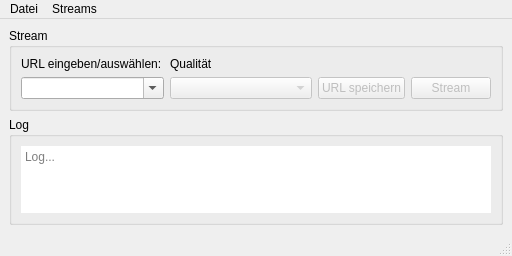
<?xml version="1.0" encoding="UTF-8"?>
<ui version="4.0">
 <class>MainWindow</class>
 <widget class="QMainWindow" name="MainWindow">
  <property name="geometry">
   <rect>
    <x>0</x>
    <y>0</y>
    <width>512</width>
    <height>256</height>
   </rect>
  </property>
  <property name="minimumSize">
   <size>
    <width>512</width>
    <height>256</height>
   </size>
  </property>
  <property name="windowTitle">
   <string>Livestreamer - kadse GUI</string>
  </property>
  <widget class="QWidget" name="centralwidget">
   <layout class="QGridLayout" name="gridLayout_2">
    <item row="1" column="0">
     <widget class="QGroupBox" name="groupBox">
      <property name="title">
       <string>Log</string>
      </property>
      <layout class="QVBoxLayout" name="verticalLayout">
       <item>
        <widget class="QTextEdit" name="logTextEdit">
         <property name="toolTip">
          <string>&lt;html&gt;&lt;head/&gt;&lt;body&gt;&lt;p&gt;Hier werden die Meldungen, die Livestreamer ausgibt, eingetragen.&lt;/p&gt;&lt;/body&gt;&lt;/html&gt;</string>
         </property>
         <property name="frameShape">
          <enum>QFrame::NoFrame</enum>
         </property>
         <property name="frameShadow">
          <enum>QFrame::Plain</enum>
         </property>
         <property name="undoRedoEnabled">
          <bool>false</bool>
         </property>
         <property name="readOnly">
          <bool>true</bool>
         </property>
         <property name="placeholderText">
          <string>Log...</string>
         </property>
        </widget>
       </item>
      </layout>
     </widget>
    </item>
    <item row="0" column="0">
     <widget class="QGroupBox" name="groupBox_2">
      <property name="title">
       <string>Stream</string>
      </property>
      <layout class="QVBoxLayout" name="verticalLayout_2">
       <item>
        <layout class="QGridLayout" name="gridLayout">
         <item row="5" column="0">
          <widget class="QComboBox" name="streamComboBox">
           <property name="toolTip">
            <string>URL auswählen oder eintragen und dann Enter drücken.</string>
           </property>
           <property name="editable">
            <bool>true</bool>
           </property>
           <property name="insertPolicy">
            <enum>QComboBox::NoInsert</enum>
           </property>
          </widget>
         </item>
         <item row="0" column="1">
          <widget class="QLabel" name="label_2">
           <property name="text">
            <string>Qualität</string>
           </property>
          </widget>
         </item>
         <item row="0" column="0">
          <widget class="QLabel" name="label">
           <property name="text">
            <string>URL eingeben/auswählen:</string>
           </property>
          </widget>
         </item>
         <item row="5" column="1">
          <widget class="QComboBox" name="qualityComboBox">
           <property name="enabled">
            <bool>false</bool>
           </property>
           <property name="toolTip">
            <string>Gewünschte Qualität auswählen.</string>
           </property>
          </widget>
         </item>
         <item row="5" column="2">
          <layout class="QHBoxLayout" name="horizontalLayout_2">
           <item>
            <widget class="QPushButton" name="saveUrlPushButton">
             <property name="enabled">
              <bool>false</bool>
             </property>
             <property name="toolTip">
              <string>&lt;html&gt;&lt;head/&gt;&lt;body&gt;&lt;p&gt;URL abspeichern, um sie später in der Liste auswählen zu können, anstatt sie erneut eintragen zu müssen.&lt;/p&gt;&lt;/body&gt;&lt;/html&gt;</string>
             </property>
             <property name="text">
              <string>URL speichern</string>
             </property>
            </widget>
           </item>
           <item>
            <widget class="QPushButton" name="streamPushButton">
             <property name="enabled">
              <bool>false</bool>
             </property>
             <property name="toolTip">
              <string>&lt;html&gt;&lt;head/&gt;&lt;body&gt;&lt;p&gt;Stream starten.&lt;/p&gt;&lt;/body&gt;&lt;/html&gt;</string>
             </property>
             <property name="text">
              <string>Stream</string>
             </property>
            </widget>
           </item>
          </layout>
         </item>
        </layout>
       </item>
      </layout>
     </widget>
    </item>
   </layout>
  </widget>
  <widget class="QMenuBar" name="menubar">
   <property name="geometry">
    <rect>
     <x>0</x>
     <y>0</y>
     <width>512</width>
     <height>21</height>
    </rect>
   </property>
   <widget class="QMenu" name="menuStreams">
    <property name="title">
     <string>Streams</string>
    </property>
    <addaction name="actionAllStreams"/>
    <addaction name="separator"/>
   </widget>
   <widget class="QMenu" name="menuData">
    <property name="title">
     <string>Datei</string>
    </property>
    <addaction name="actionPreferences"/>
    <addaction name="separator"/>
    <addaction name="actionSave"/>
   </widget>
   <addaction name="menuData"/>
   <addaction name="menuStreams"/>
  </widget>
  <widget class="QStatusBar" name="statusbar">
   <property name="statusTip">
    <string/>
   </property>
  </widget>
  <action name="actionAddStream">
   <property name="text">
    <string>Hinzufügen...</string>
   </property>
  </action>
  <action name="actionPreferences">
   <property name="text">
    <string>Einstellungen</string>
   </property>
  </action>
  <action name="actionAllStreams">
   <property name="text">
    <string>Alle Streams...</string>
   </property>
  </action>
  <action name="actionTest">
   <property name="text">
    <string>Test</string>
   </property>
  </action>
  <action name="actionSave">
   <property name="text">
    <string>Speichern</string>
   </property>
  </action>
 </widget>
 <tabstops>
  <tabstop>streamComboBox</tabstop>
  <tabstop>qualityComboBox</tabstop>
  <tabstop>logTextEdit</tabstop>
 </tabstops>
 <resources/>
 <connections/>
</ui>
